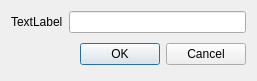
<?xml version="1.0" encoding="UTF-8"?>
<ui version="4.0">
 <class>LabelNetDialog</class>
 <widget class="QDialog" name="LabelNetDialog">
  <property name="geometry">
   <rect>
    <x>0</x>
    <y>0</y>
    <width>257</width>
    <height>81</height>
   </rect>
  </property>
  <property name="windowTitle">
   <string>Dialog</string>
  </property>
  <layout class="QGridLayout" name="gridLayout">
   <item row="0" column="0">
    <layout class="QHBoxLayout" name="horizontalLayout">
     <item>
      <widget class="QLabel" name="LabelNet_label">
       <property name="text">
        <string>TextLabel</string>
       </property>
      </widget>
     </item>
     <item>
      <widget class="QLineEdit" name="LabelNet_edit"/>
     </item>
    </layout>
   </item>
   <item row="1" column="0">
    <layout class="QHBoxLayout">
     <property name="spacing">
      <number>6</number>
     </property>
     <property name="margin" stdset="0">
      <number>0</number>
     </property>
     <item>
      <spacer>
       <property name="orientation">
        <enum>Qt::Orientation::Horizontal</enum>
       </property>
       <property name="sizeHint" stdset="0">
        <size>
         <width>131</width>
         <height>31</height>
        </size>
       </property>
      </spacer>
     </item>
     <item>
      <widget class="QPushButton" name="okButton">
       <property name="text">
        <string>OK</string>
       </property>
      </widget>
     </item>
     <item>
      <widget class="QPushButton" name="cancelButton">
       <property name="text">
        <string>Cancel</string>
       </property>
      </widget>
     </item>
    </layout>
   </item>
  </layout>
 </widget>
 <resources/>
 <connections>
  <connection>
   <sender>okButton</sender>
   <signal>clicked()</signal>
   <receiver>LabelNetDialog</receiver>
   <slot>accept()</slot>
   <hints>
    <hint type="sourcelabel">
     <x>278</x>
     <y>253</y>
    </hint>
    <hint type="destinationlabel">
     <x>96</x>
     <y>254</y>
    </hint>
   </hints>
  </connection>
  <connection>
   <sender>cancelButton</sender>
   <signal>clicked()</signal>
   <receiver>LabelNetDialog</receiver>
   <slot>reject()</slot>
   <hints>
    <hint type="sourcelabel">
     <x>369</x>
     <y>253</y>
    </hint>
    <hint type="destinationlabel">
     <x>179</x>
     <y>282</y>
    </hint>
   </hints>
  </connection>
 </connections>
</ui>
